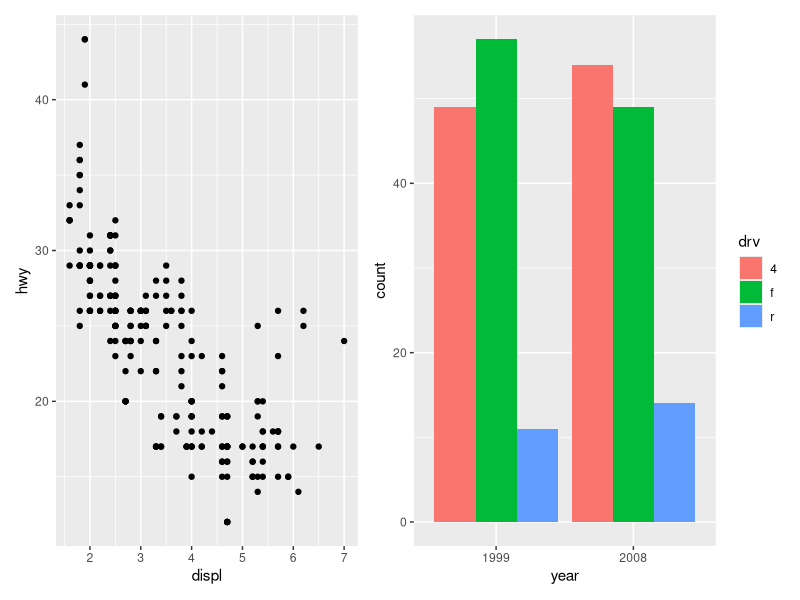
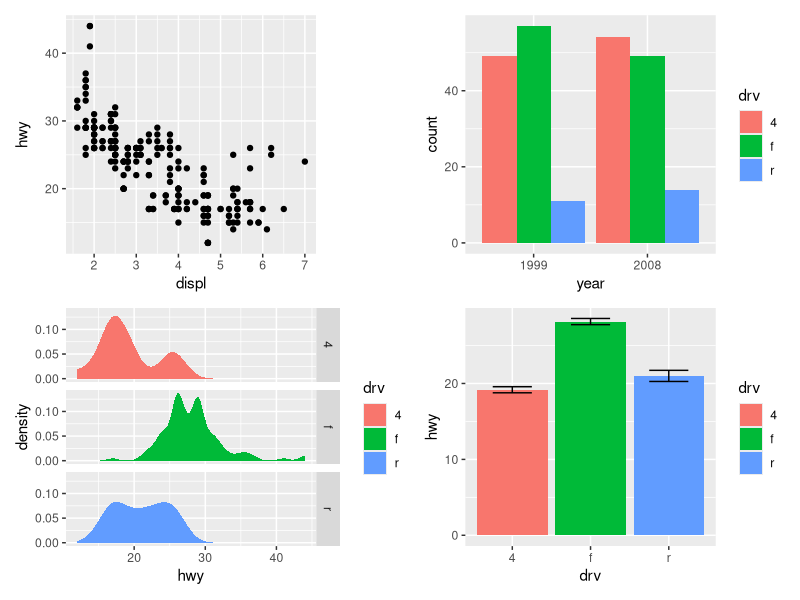
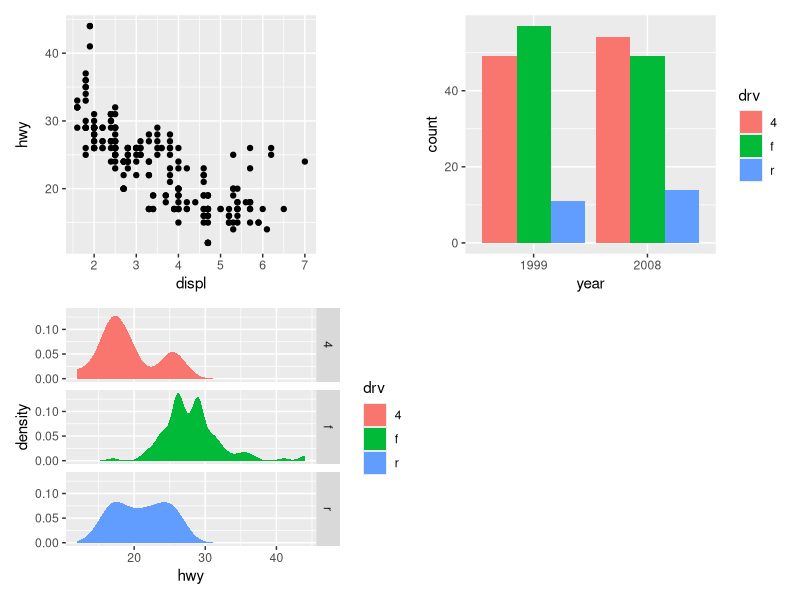
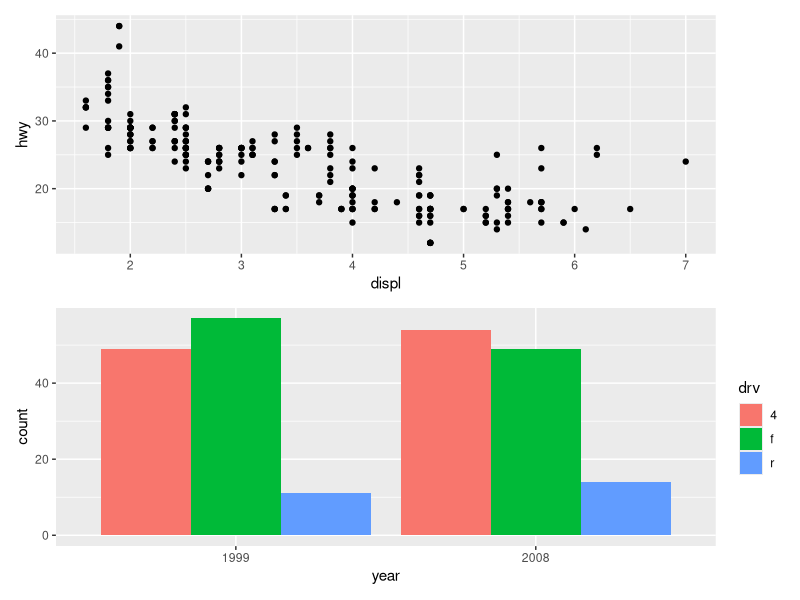
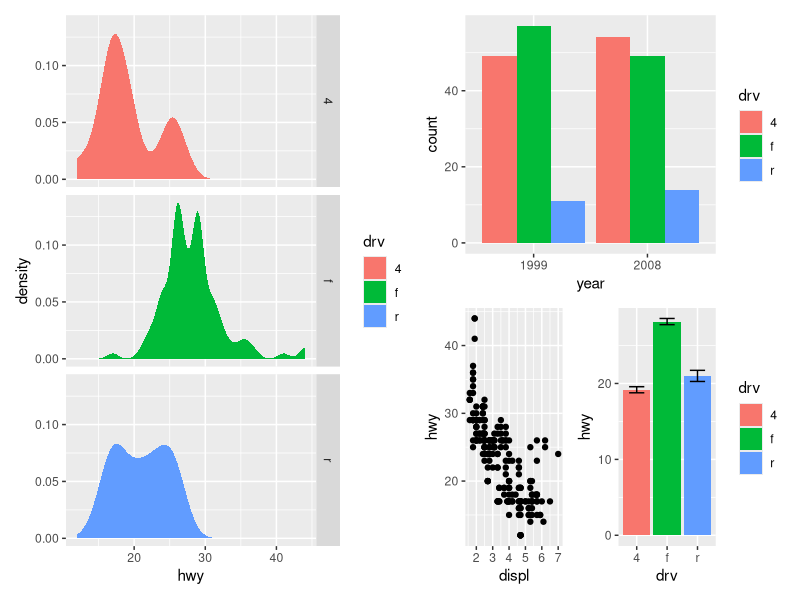
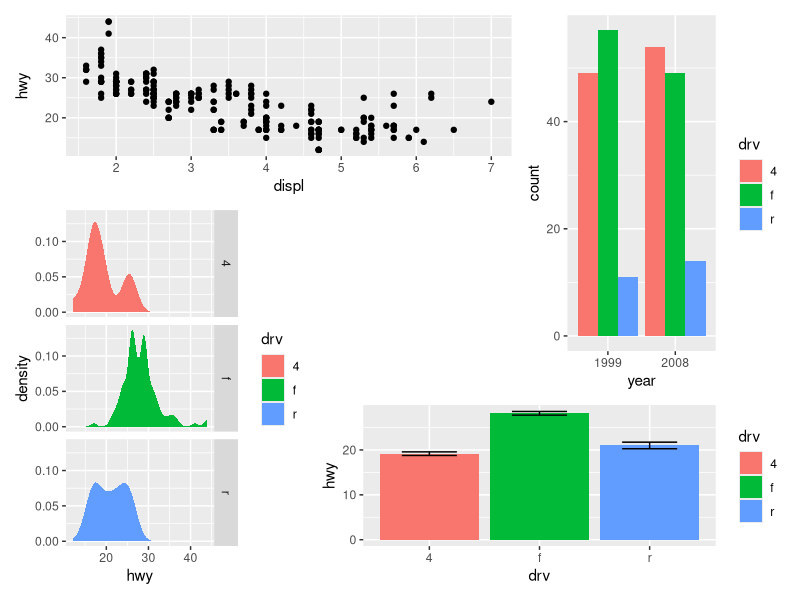
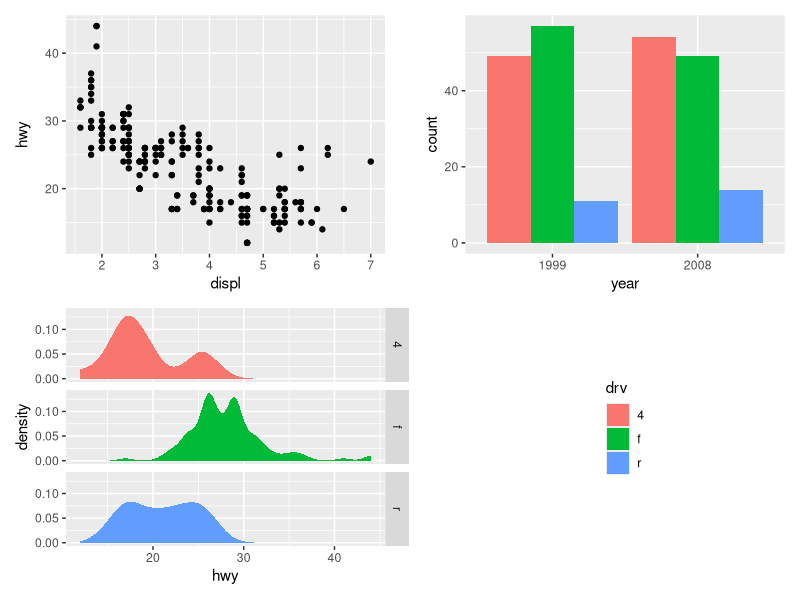
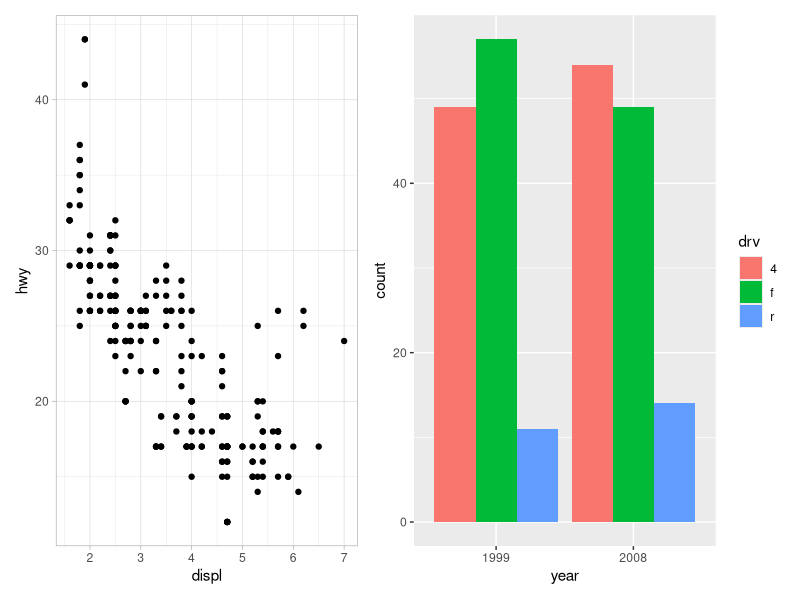

Write the R code that produced these figures, in order.
## ---- chunk 1
library(tidyverse)
## ---- chunk 2
p1 <- ggplot(mpg) + 
  geom_point(aes(x = displ, y = hwy))

p2 <- ggplot(mpg) + 
  geom_bar(aes(x = as.character(year), fill = drv), position = "dodge") + 
  labs(x = "year")

p3 <- ggplot(mpg) + 
  geom_density(aes(x = hwy, fill = drv), colour = NA) + 
  facet_grid(rows = vars(drv))

p4 <- ggplot(mpg) + 
  stat_summary(aes(x = drv, y = hwy, fill = drv), geom = "col", fun.data = mean_se) +
  stat_summary(aes(x = drv, y = hwy), geom = "errorbar", fun.data = mean_se, width = 0.5)
## ---- chunk 3
library(patchwork)

p1 + p2 # same as p3 | p4
## ---- chunk 4
p1 + p2 + p3 + p4
## ---- chunk 5
p1 + p2 + p3 + plot_layout(ncol = 2)
## ---- chunk 6
p1 / p2
## ---- chunk 7
p3 | (p2 / (p1 | p4))
## ---- chunk 8
layout <- "
AAB
C#B
CDD
"

p1 + p2 + p3 + p4 + plot_layout(design = layout)
## ---- chunk 9
p1 + p2 + p3 + guide_area() + plot_layout(ncol = 2, guides = "collect")
## ---- chunk 10
p12 <- p1 + p2
p12[[1]] <- p12[[1]] + theme_light()
p12
## ---- chunk 11
p1 + p4 & 
  scale_y_continuous(limits = c(0, 45)) & 
  theme_minimal()
## ---- chunk 12
p34 <- p3 + p4 + 
  plot_annotation(
  title = "A closer look at the effect of drive train in cars",
  caption = "Source: mpg dataset in ggplot2",
  tag_levels = "I") &
  theme_gray(base_family = "mono")

p34
## ---- chunk 13
p34[[2]] <- p34[[2]] + plot_layout(tag_level = "new")
p34 + plot_annotation(tag_levels = c("I", "a"))
## ---- chunk 14
p1 + 
  inset_element(
    p2, 
    left = 0.4, 
    bottom = 0.4, 
    right = unit(1, "npc") - unit(15, "mm"), 
    top = unit(1, "npc") - unit(15, "mm"),
    align_to = "full"
  )
## ---- chunk 15
p24 <- p2 / p4 + plot_layout(guides = "collect")

p1 + 
  inset_element(p24, left = 0.5, bottom = 0.05, right = 0.95, top = 0.9)  +
  plot_annotation(tag_levels = 'A') & 
  theme_bw()
## ---- chunk 16
library(gridExtra)
library(grid)

grid.arrange(p1, p2, p3, p4, ncol=2)
## ---- chunk 17
library(cowplot)

plot_grid(p1, p2, 
          labels = c('A', 'B'),
          align = "h",
          label_size = 12,
          label_fontfamily = "serif",
          label_fontface = "plain",
          label_colour = "blue",
          rel_widths = c(1, 2))
## ---- chunk 18
# We saved this to the images folder already.

# ggsave("images/p1.png", p1)

ggdraw()+
  draw_plot(p3)+
  draw_image("images/p1.png",x=0.4,y=0.4,scale=0.5)+
  draw_label("This is some text",x=0.5,y=0.9)
## ---- chunk 19
plot_row <- plot_grid(p1, p2)

# now add the title
title <- ggdraw() + 
  draw_label("Common title", 
             fontface = 'bold', x = 0, hjust = 0) +
  theme(plot.margin = margin(0, 0, 0, 7))

plot_grid(title, plot_row,
          ncol = 1,
          rel_heights = c(0.1, 1))
## ---- chunk 20
ggdraw()+
  draw_plot(p1,x=0.1,y=0,scale=0.5)+
  draw_plot(p2,x=-0.2,y=0,scale=0.5)+
  draw_label("This plot is made with cowplot",
             x=0.5,y=0.95,
             color="pink",
             fontface="bold",size=20)
## ---- chunk 21
library(ggpubr)
ggarrange(p1, p2, p3, ncol = 2, nrow = 2,common.legend = TRUE)
